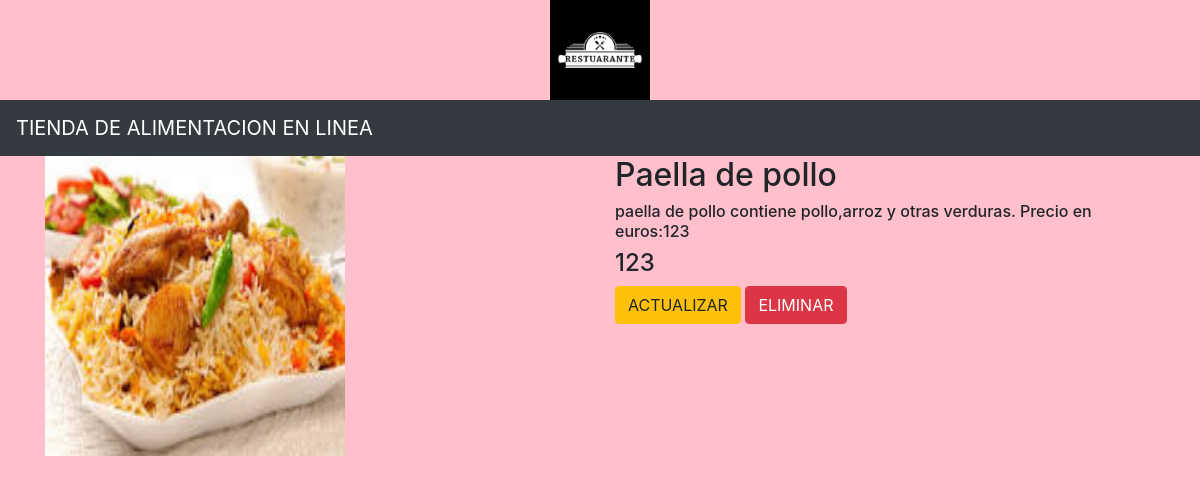
Page /comida/1/ on the committed database.
### travelapp/models.py (models this page shows, shortened)
class Comida(models.Model):
    nombre=models.CharField(max_length=250)
    precio=models.IntegerField()
    ingredientes=models.TextField()
    imagen=models.ImageField(upload_to='imagenes')

### travelapp/views.py (the view)
# urls.py: path('comida/<int:comida_id>/',views.detail,name='detail'),
def detail(request, comida_id):
    comida = Comida.objects.get(id=comida_id)
    return render(request, 'detail.html', {'comida': comida})

### templates/detail.html
{% extends 'base.html' %}
{% block body %}
<div class="container">
    <div class="row">
        <div class="col-md-6">
           <img src="{{comida.imagen.url}}" width="300" height="300">
        </div>
<div class="col-md-6">
    <h2>{{comida.nombre}}</h2>
    <h6>{{comida.ingredientes}}</h6>
    <h4>{{comida.precio}}</h4>
    <a class="btn btn-warning" href="{% url 'travelapp:update' comida.id %}">ACTUALIZAR</a>
    <a class="btn btn-danger" href="{% url 'travelapp:delete' comida.id %}">ELIMINAR</a>
</div>
    </div>
</div>
{% endblock %}

### static/css/style.css (style rules this page uses)
body { background-color:pink; }

### rows in the picture
Comida: imagen (picture), nombre "Paella de pollo", ingredientes "paella de pollo contiene pollo,arroz y otras verduras. Precio en euros:123", precio "123"
